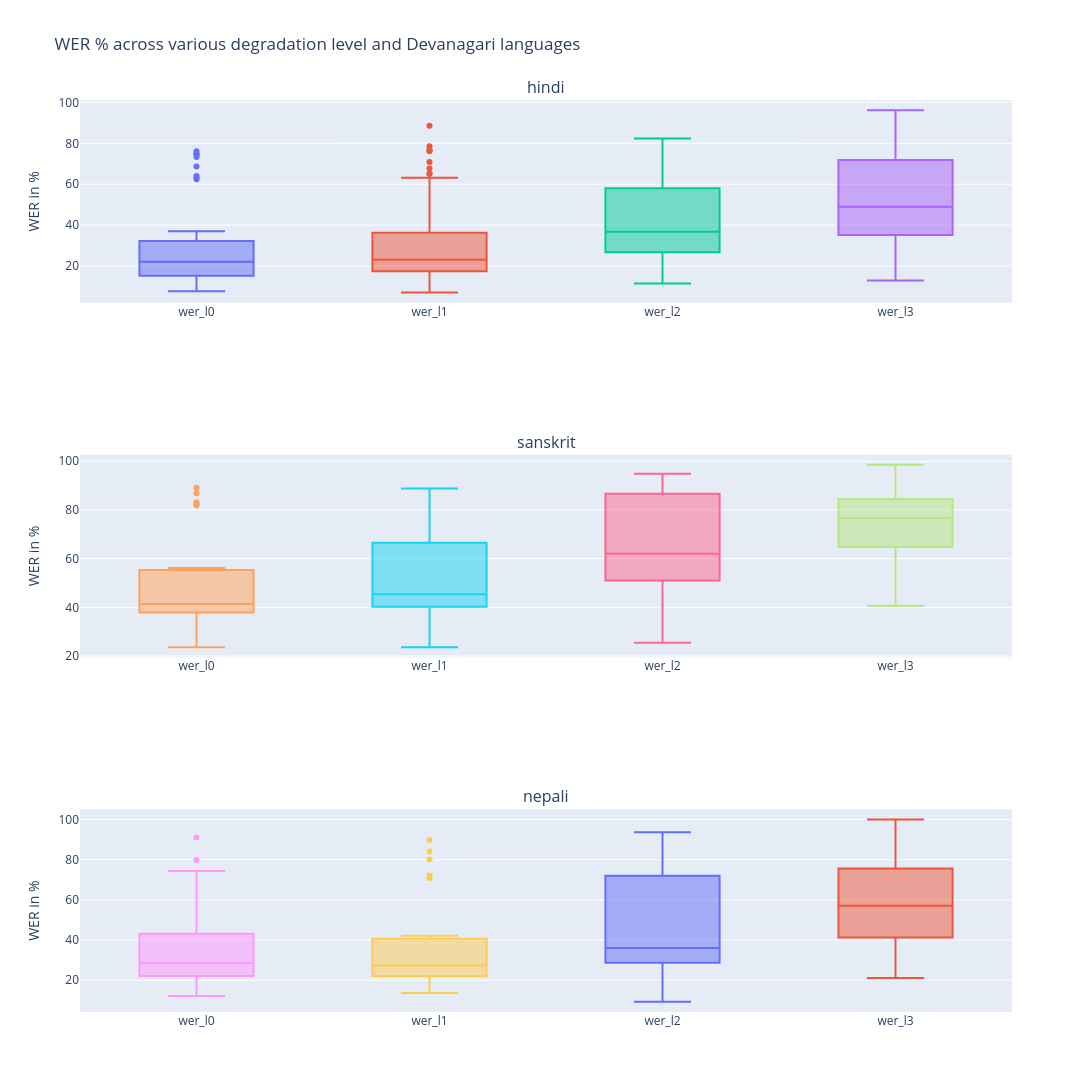

Notebook cell for this chart:
### Code cell
lang_list = list(results_devanagari['language'].unique())

fig = make_subplots(rows=results_devanagari['language'].nunique(), 
                    cols=1, 
                    shared_yaxes=True,
                    subplot_titles=lang_list)

degrad_level_wer = ['wer_l0', 'wer_l1', 'wer_l2','wer_l3']

for idx, language in enumerate(lang_list):
    results_lang = results_devanagari.loc[results_devanagari['language'] == language]
    for wer_level in degrad_level_wer:
        fig.add_trace(go.Box(y=results_lang[wer_level] * 100,
                                name=wer_level,
                                text=results_lang['file_id']), 
                                row=idx + 1, col=1)


fig.update_layout(height=1200, width=1400)
fig.update_layout(showlegend=False, title_text=f"WER % across various degradation level and {script} languages")
fig.update_yaxes(title_text="WER in %")
fig.show()

### Figure 1 — Plotly figure (JSON) as saved in the notebook; plotly's stock layout.template omitted (floating-point values rounded to 4 significant figures)
{"data": [{"name": "wer_l0", "text": ["Devanagari_Noto_Serif_Devanagari_22", "Devanagari_Noto_Sans_19", "Devanagari_Noto_Sans_9", "Devanagari_Anek_Devanagari_22", "Devanagari_Noto_Sans_15", "Devanagari_Noto_Serif_Devanagari_14", "Devanagari_Poppins_12", "Devanagari_Noto_Sans_Devanagari_21", "Devanagari_Noto_Sans_4", "Devanagari_Poppins_29", "Devanagari_Noto_Serif_Devanagari_19", "Devanagari_Noto_Sans_8", "Devanagari_Noto_Sans_18", "Devanagari_Noto_Sans_Devanagari_17", "Devanagari_Noto_Serif_Devanagari_28", "Devanagari_Noto_Sans_13", "Devanagari_Noto_Serif_Devanagari_6", "Devanagari_Noto_Serif_Devanagari_12", "Devanagari_Noto_Sans_Devanagari_26", "Devanagari_Noto_Sans_Devanagari_10", "Devanagari_Poppins_18", "Devanagari_Anek_Devanagari_24", "Devanagari_Noto_Sans_25", "Devanagari_Noto_Sans_Devanagari_11", "Devanagari_Poppins_23", "Devanagari_Noto_Sans_Devanagari_1", "Devanagari_Noto_Serif_Devanagari_25", "Devanagari_Noto_Sans_28", "Devanagari_Noto_Sans_2", "Devanagari_Noto_Serif_Devanagari_7", "Devanagari_Noto_Serif_Devanagari_4", "Devanagari_Anek_Devanagari_30", "Devanagari_Noto_Serif_Devanagari_30", "Devanagari_Noto_Serif_Devanagari_8", "Devanagari_Poppins_20", "Devanagari_Noto_Serif_Devanagari_27", "Devanagari_Anek_Devanagari_3", "Devanagari_Anek_Devanagari_27", "Devanagari_Noto_Sans_10", "Devanagari_Poppins_17", "Devanagari_Noto_Sans_21", "Devanagari_Noto_Sans_Devanagari_14", "Devanagari_Noto_Serif_Devanagari_20", "Devanagari_Poppins_26", "Devanagari_Noto_Sans_7", "Devanagari_Anek_Devanagari_16", "Devanagari_Poppins_11", "Devanagari_Noto_Sans_Devanagari_23", "Devanagari_Noto_Sans_Devanagari_5", "Devanagari_Anek_Devanagari_5", "Devanagari_Noto_Sans_Devanagari_15", "Devanagari_Poppins_6"], "type": "box", "xaxis": "x", "y": [18.47, 13.06, 21.43, 19.86, 14.01, 24.84, 73.29, 25.76, 24.84, 76.12, 15.29, 7.767, 37.01, 31.6, 19.01, 30.23, 23.87, 22.8, 35.43, 28.43, 74.68, 10.31, 11.44, 16.35, 62.46, 12.07, 15.25, 28.87, 31.94, 18.06, 21.29, 22.73, 34.85, 11.33, 68.63, 21.15, 11.61, 16.67, 17.25, 74.59, 18.98, 32.68, 23.86, 64.0, 26.77, 7.717, 63.14, 9.474, 15.26, 12.66, 21.5, 74.84], "yaxis": "y"}, {"name": "wer_l1", "text": ["Devanagari_Noto_Serif_Devanagari_22", "Devanagari_Noto_Sans_19", "Devanagari_Noto_Sans_9", "Devanagari_Anek_Devanagari_22", "Devanagari_Noto_Sans_15", "Devanagari_Noto_Serif_Devanagari_14", "Devanagari_Poppins_12", "Devanagari_Noto_Sans_Devanagari_21", "Devanagari_Noto_Sans_4", "Devanagari_Poppins_29", "Devanagari_Noto_Serif_Devanagari_19", "Devanagari_Noto_Sans_8", "Devanagari_Noto_Sans_18", "Devanagari_Noto_Sans_Devanagari_17", "Devanagari_Noto_Serif_Devanagari_28", "Devanagari_Noto_Sans_13", "Devanagari_Noto_Serif_Devanagari_6", "Devanagari_Noto_Serif_Devanagari_12", "Devanagari_Noto_Sans_Devanagari_26", "Devanagari_Noto_Sans_Devanagari_10", "Devanagari_Poppins_18", "Devanagari_Anek_Devanagari_24", "Devanagari_Noto_Sans_25", "Devanagari_Noto_Sans_Devanagari_11", "Devanagari_Poppins_23", "Devanagari_Noto_Sans_Devanagari_1", "Devanagari_Noto_Serif_Devanagari_25", "Devanagari_Noto_Sans_28", "Devanagari_Noto_Sans_2", "Devanagari_Noto_Serif_Devanagari_7", "Devanagari_Noto_Serif_Devanagari_4", "Devanagari_Anek_Devanagari_30", "Devanagari_Noto_Serif_Devanagari_30", "Devanagari_Noto_Serif_Devanagari_8", "Devanagari_Poppins_20", "Devanagari_Noto_Serif_Devanagari_27", "Devanagari_Anek_Devanagari_3", "Devanagari_Anek_Devanagari_27", "Devanagari_Noto_Sans_10", "Devanagari_Poppins_17", "Devanagari_Noto_Sans_21", "Devanagari_Noto_Sans_Devanagari_14", "Devanagari_Noto_Serif_Devanagari_20", "Devanagari_Poppins_26", "Devanagari_Noto_Sans_7", "Devanagari_Anek_Devanagari_16", "Devanagari_Poppins_11", "Devanagari_Noto_Sans_Devanagari_23", "Devanagari_Noto_Sans_Devanagari_5", "Devanagari_Anek_Devanagari_5", "Devanagari_Noto_Sans_Devanagari_15", "Devanagari_Poppins_6"], "type": "box", "xaxis": "x", "y": [15.68, 13.69, 26.3, 23.0, 10.75, 23.86, 78.5, 27.8, 22.9, 70.9, 18.79, 11.65, 88.64, 30.29, 21.83, 36.66, 21.94, 24.76, 36.0, 32.59, 76.3, 15.27, 11.44, 23.08, 63.16, 14.24, 13.98, 49.3, 28.39, 19.03, 20.0, 29.55, 46.97, 13.59, 67.65, 21.79, 21.94, 17.95, 21.73, 76.22, 18.98, 25.82, 24.51, 65.14, 22.9, 7.074, 65.06, 11.93, 16.88, 16.88, 29.64, 76.77], "yaxis": "y"}, {"name": "wer_l2", "text": ["Devanagari_Noto_Serif_Devanagari_22", "Devanagari_Noto_Sans_19", "Devanagari_Noto_Sans_9", "Devanagari_Anek_Devanagari_22", "Devanagari_Noto_Sans_15", "Devanagari_Noto_Serif_Devanagari_14", "Devanagari_Poppins_12", "Devanagari_Noto_Sans_Devanagari_21", "Devanagari_Noto_Sans_4", "Devanagari_Poppins_29", "Devanagari_Noto_Serif_Devanagari_19", "Devanagari_Noto_Sans_8", "Devanagari_Noto_Sans_18", "Devanagari_Noto_Sans_Devanagari_17", "Devanagari_Noto_Serif_Devanagari_28", "Devanagari_Noto_Sans_13", "Devanagari_Noto_Serif_Devanagari_6", "Devanagari_Noto_Serif_Devanagari_12", "Devanagari_Noto_Sans_Devanagari_26", "Devanagari_Noto_Sans_Devanagari_10", "Devanagari_Poppins_18", "Devanagari_Anek_Devanagari_24", "Devanagari_Noto_Sans_25", "Devanagari_Noto_Sans_Devanagari_11", "Devanagari_Poppins_23", "Devanagari_Noto_Sans_Devanagari_1", "Devanagari_Noto_Serif_Devanagari_25", "Devanagari_Noto_Sans_28", "Devanagari_Noto_Sans_2", "Devanagari_Noto_Serif_Devanagari_7", "Devanagari_Noto_Serif_Devanagari_4", "Devanagari_Anek_Devanagari_30", "Devanagari_Noto_Serif_Devanagari_30", "Devanagari_Noto_Serif_Devanagari_8", "Devanagari_Poppins_20", "Devanagari_Noto_Serif_Devanagari_27", "Devanagari_Anek_Devanagari_3", "Devanagari_Anek_Devanagari_27", "Devanagari_Noto_Sans_10", "Devanagari_Poppins_17", "Devanagari_Noto_Sans_21", "Devanagari_Noto_Sans_Devanagari_14", "Devanagari_Noto_Serif_Devanagari_20", "Devanagari_Poppins_26", "Devanagari_Noto_Sans_7", "Devanagari_Anek_Devanagari_16", "Devanagari_Poppins_11", "Devanagari_Noto_Sans_Devanagari_23", "Devanagari_Noto_Sans_Devanagari_5", "Devanagari_Anek_Devanagari_5", "Devanagari_Noto_Sans_Devanagari_15", "Devanagari_Poppins_6"], "type": "box", "xaxis": "x", "y": [34.15, 26.43, 26.3, 45.3, 13.68, 37.25, 82.41, 39.66, 30.0, 78.36, 16.88, 12.62, 55.52, 30.94, 32.39, 59.16, 40.32, 76.87, 78.86, 24.6, 81.17, 13.36, 11.44, 47.76, 64.56, 35.91, 23.31, 36.62, 35.16, 28.71, 37.74, 25.76, 36.36, 36.89, 76.47, 46.15, 16.13, 31.41, 60.06, 79.8, 40.34, 56.86, 23.2, 73.14, 56.45, 48.87, 66.99, 27.02, 27.92, 14.29, 30.94, 78.71], "yaxis": "y"}, {"name": "wer_l3", "text": ["Devanagari_Noto_Serif_Devanagari_22", "Devanagari_Noto_Sans_19", "Devanagari_Noto_Sans_9", "Devanagari_Anek_Devanagari_22", "Devanagari_Noto_Sans_15", "Devanagari_Noto_Serif_Devanagari_14", "Devanagari_Poppins_12", "Devanagari_Noto_Sans_Devanagari_21", "Devanagari_Noto_Sans_4", "Devanagari_Poppins_29", "Devanagari_Noto_Serif_Devanagari_19", "Devanagari_Noto_Sans_8", "Devanagari_Noto_Sans_18", "Devanagari_Noto_Sans_Devanagari_17", "Devanagari_Noto_Serif_Devanagari_28", "Devanagari_Noto_Sans_13", "Devanagari_Noto_Serif_Devanagari_6", "Devanagari_Noto_Serif_Devanagari_12", "Devanagari_Noto_Sans_Devanagari_26", "Devanagari_Noto_Sans_Devanagari_10", "Devanagari_Poppins_18", "Devanagari_Anek_Devanagari_24", "Devanagari_Noto_Sans_25", "Devanagari_Noto_Sans_Devanagari_11", "Devanagari_Poppins_23", "Devanagari_Noto_Sans_Devanagari_1", "Devanagari_Noto_Serif_Devanagari_25", "Devanagari_Noto_Sans_28", "Devanagari_Noto_Sans_2", "Devanagari_Noto_Serif_Devanagari_7", "Devanagari_Noto_Serif_Devanagari_4", "Devanagari_Anek_Devanagari_30", "Devanagari_Noto_Serif_Devanagari_30", "Devanagari_Noto_Serif_Devanagari_8", "Devanagari_Poppins_20", "Devanagari_Noto_Serif_Devanagari_27", "Devanagari_Anek_Devanagari_3", "Devanagari_Anek_Devanagari_27", "Devanagari_Noto_Sans_10", "Devanagari_Poppins_17", "Devanagari_Noto_Sans_21", "Devanagari_Noto_Sans_Devanagari_14", "Devanagari_Noto_Serif_Devanagari_20", "Devanagari_Poppins_26", "Devanagari_Noto_Sans_7", "Devanagari_Anek_Devanagari_16", "Devanagari_Poppins_11", "Devanagari_Noto_Sans_Devanagari_23", "Devanagari_Noto_Sans_Devanagari_5", "Devanagari_Anek_Devanagari_5", "Devanagari_Noto_Sans_Devanagari_15", "Devanagari_Poppins_6"], "type": "box", "xaxis": "x", "y": [71.43, 48.41, 68.51, 58.54, 29.97, 49.67, 85.67, 33.9, 50.97, 76.12, 71.34, 16.83, 60.39, 53.09, 23.24, 72.35, 41.61, 38.76, 57.14, 54.95, 80.84, 20.99, 39.83, 36.54, 88.77, 13.0, 28.39, 33.8, 30.0, 50.97, 22.58, 56.82, 96.21, 22.01, 76.8, 37.82, 36.77, 45.51, 65.81, 87.95, 33.22, 36.93, 42.48, 73.71, 36.45, 76.53, 93.59, 88.07, 13.96, 41.23, 41.37, 88.39], "yaxis": "y"}, {"name": "wer_l0", "text": ["Devanagari_Poppins_24", "Devanagari_Anek_Devanagari_6", "Devanagari_Noto_Sans_Devanagari_16", "Devanagari_Noto_Serif_Devanagari_18", "Devanagari_Anek_Devanagari_22", "Devanagari_Poppins_12", "Devanagari_Poppins_8", "Devanagari_Anek_Devanagari_15", "Devanagari_Anek_Devanagari_19", "Devanagari_Noto_Serif_Devanagari_28", "Devanagari_Noto_Sans_Devanagari_30", "Devanagari_Noto_Serif_Devanagari_10", "Devanagari_Anek_Devanagari_2", "Devanagari_Noto_Sans_Devanagari_13", "Devanagari_Noto_Serif_Devanagari_9", "Devanagari_Noto_Sans_Devanagari_29", "Devanagari_Poppins_17", "Devanagari_Noto_Serif_Devanagari_11", "Devanagari_Noto_Sans_Devanagari_25", "Devanagari_Noto_Sans_21", "Devanagari_Noto_Sans_Devanagari_14", "Devanagari_Poppins_27", "Devanagari_Anek_Devanagari_5"], "type": "box", "xaxis": "x2", "y": [83.12, 35.46, 44.19, 36.94, 40.38, 82.2, 81.88, 49.52, 46.3, 53.12, 23.64, 38.19, 40.63, 37.34, 35.37, 38.81, 86.82, 41.42, 56.13, 42.04, 37.74, 89.13, 40.71], "yaxis": "y2"}, {"name": "wer_l1", "text": ["Devanagari_Poppins_24", "Devanagari_Anek_Devanagari_6", "Devanagari_Noto_Sans_Devanagari_16", "Devanagari_Noto_Serif_Devanagari_18", "Devanagari_Anek_Devanagari_22", "Devanagari_Poppins_12", "Devanagari_Poppins_8", "Devanagari_Anek_Devanagari_15", "Devanagari_Anek_Devanagari_19", "Devanagari_Noto_Serif_Devanagari_28", "Devanagari_Noto_Sans_Devanagari_30", "Devanagari_Noto_Serif_Devanagari_10", "Devanagari_Anek_Devanagari_2", "Devanagari_Noto_Sans_Devanagari_13", "Devanagari_Noto_Serif_Devanagari_9", "Devanagari_Noto_Sans_Devanagari_29", "Devanagari_Poppins_17", "Devanagari_Noto_Serif_Devanagari_11", "Devanagari_Noto_Sans_Devanagari_25", "Devanagari_Noto_Sans_21", "Devanagari_Noto_Sans_Devanagari_14", "Devanagari_Poppins_27", "Devanagari_Anek_Devanagari_5"], "type": "box", "xaxis": "x2", "y": [88.85, 35.14, 41.61, 39.81, 37.5, 82.85, 82.52, 47.28, 56.59, 69.79, 23.64, 45.63, 45.4, 36.36, 42.12, 32.84, 86.5, 41.75, 49.68, 47.45, 44.19, 87.68, 42.95], "yaxis": "y2"}, {"name": "wer_l2", "text": ["Devanagari_Poppins_24", "Devanagari_Anek_Devanagari_6", "Devanagari_Noto_Sans_Devanagari_16", "Devanagari_Noto_Serif_Devanagari_18", "Devanagari_Anek_Devanagari_22", "Devanagari_Poppins_12", "Devanagari_Poppins_8", "Devanagari_Anek_Devanagari_15", "Devanagari_Anek_Devanagari_19", "Devanagari_Noto_Serif_Devanagari_28", "Devanagari_Noto_Sans_Devanagari_30", "Devanagari_Noto_Serif_Devanagari_10", "Devanagari_Anek_Devanagari_2", "Devanagari_Noto_Sans_Devanagari_13", "Devanagari_Noto_Serif_Devanagari_9", "Devanagari_Noto_Sans_Devanagari_29", "Devanagari_Poppins_17", "Devanagari_Noto_Serif_Devanagari_11", "Devanagari_Noto_Sans_Devanagari_25", "Devanagari_Noto_Sans_21", "Devanagari_Noto_Sans_Devanagari_14", "Devanagari_Poppins_27", "Devanagari_Anek_Devanagari_5"], "type": "box", "xaxis": "x2", "y": [90.76, 54.31, 57.1, 40.76, 90.06, 90.29, 87.7, 83.71, 68.17, 66.67, 25.45, 55.02, 65.71, 62.01, 40.84, 55.22, 89.71, 53.07, 73.23, 50.32, 45.16, 94.93, 42.95], "yaxis": "y2"}, {"name": "wer_l3", "text": ["Devanagari_Poppins_24", "Devanagari_Anek_Devanagari_6", "Devanagari_Noto_Sans_Devanagari_16", "Devanagari_Noto_Serif_Devanagari_18", "Devanagari_Anek_Devanagari_22", "Devanagari_Poppins_12", "Devanagari_Poppins_8", "Devanagari_Anek_Devanagari_15", "Devanagari_Anek_Devanagari_19", "Devanagari_Noto_Serif_Devanagari_28", "Devanagari_Noto_Sans_Devanagari_30", "Devanagari_Noto_Serif_Devanagari_10", "Devanagari_Anek_Devanagari_2", "Devanagari_Noto_Sans_Devanagari_13", "Devanagari_Noto_Serif_Devanagari_9", "Devanagari_Noto_Sans_Devanagari_29", "Devanagari_Poppins_17", "Devanagari_Noto_Serif_Devanagari_11", "Devanagari_Noto_Sans_Devanagari_25", "Devanagari_Noto_Sans_21", "Devanagari_Noto_Sans_Devanagari_14", "Devanagari_Poppins_27", "Devanagari_Anek_Devanagari_5"], "type": "box", "xaxis": "x2", "y": [93.63, 76.68, 85.81, 65.92, 80.77, 94.5, 91.91, 74.44, 57.88, 73.96, 54.55, 41.75, 79.05, 78.25, 64.63, 62.69, 94.53, 79.61, 78.39, 65.29, 40.65, 98.55, 67.31], "yaxis": "y2"}, {"name": "wer_l0", "text": ["Devanagari_Poppins_24", "Devanagari_Noto_Sans_5", "Devanagari_Noto_Sans_Devanagari_21", "Devanagari_Noto_Sans_14", "Devanagari_Noto_Serif_Devanagari_1", "Devanagari_Poppins_29", "Devanagari_Noto_Sans_18", "Devanagari_Poppins_25", "Devanagari_Noto_Serif_Devanagari_23", "Devanagari_Poppins_22", "Devanagari_Noto_Sans_12", "Devanagari_Noto_Serif_Devanagari_7", "Devanagari_Anek_Devanagari_10", "Devanagari_Noto_Sans_Devanagari_28", "Devanagari_Anek_Devanagari_26", "Devanagari_Anek_Devanagari_30", "Devanagari_Noto_Serif_Devanagari_27", "Devanagari_Anek_Devanagari_3", "Devanagari_Noto_Sans_Devanagari_13", "Devanagari_Anek_Devanagari_4", "Devanagari_Noto_Serif_Devanagari_2", "Devanagari_Anek_Devanagari_8", "Devanagari_Noto_Sans_Devanagari_9", "Devanagari_Noto_Sans_16", "Devanagari_Anek_Devanagari_17", "Devanagari_Noto_Sans_6", "Devanagari_Poppins_11", "Devanagari_Noto_Sans_20"], "type": "box", "xaxis": "x3", "y": [79.84, 44.52, 21.97, 32.26, 33.66, 71.88, 26.69, 68.7, 29.73, 74.33, 21.04, 22.26, 17.36, 25.0, 28.95, 23.08, 38.39, 13.78, 41.69, 33.99, 22.48, 21.75, 28.34, 21.1, 52.06, 22.98, 91.05, 12.22], "yaxis": "y3"}, {"name": "wer_l1", "text": ["Devanagari_Poppins_24", "Devanagari_Noto_Sans_5", "Devanagari_Noto_Sans_Devanagari_21", "Devanagari_Noto_Sans_14", "Devanagari_Noto_Serif_Devanagari_1", "Devanagari_Poppins_29", "Devanagari_Noto_Sans_18", "Devanagari_Poppins_25", "Devanagari_Noto_Serif_Devanagari_23", "Devanagari_Poppins_22", "Devanagari_Noto_Sans_12", "Devanagari_Noto_Serif_Devanagari_7", "Devanagari_Anek_Devanagari_10", "Devanagari_Noto_Sans_Devanagari_28", "Devanagari_Anek_Devanagari_26", "Devanagari_Anek_Devanagari_30", "Devanagari_Noto_Serif_Devanagari_27", "Devanagari_Anek_Devanagari_3", "Devanagari_Noto_Sans_Devanagari_13", "Devanagari_Anek_Devanagari_4", "Devanagari_Noto_Serif_Devanagari_2", "Devanagari_Anek_Devanagari_8", "Devanagari_Noto_Sans_Devanagari_9", "Devanagari_Noto_Sans_16", "Devanagari_Anek_Devanagari_17", "Devanagari_Noto_Sans_6", "Devanagari_Poppins_11", "Devanagari_Noto_Sans_20"], "type": "box", "xaxis": "x3", "y": [84.11, 32.58, 20.08, 31.29, 34.31, 70.83, 39.23, 72.17, 23.55, 80.08, 21.36, 22.58, 16.4, 22.5, 29.39, 20.88, 42.18, 17.63, 41.37, 34.64, 21.82, 24.68, 25.41, 23.38, 40.0, 22.98, 89.78, 13.7], "yaxis": "y3"}, {"name": "wer_l2", "text": ["Devanagari_Poppins_24", "Devanagari_Noto_Sans_5", "Devanagari_Noto_Sans_Devanagari_21", "Devanagari_Noto_Sans_14", "Devanagari_Noto_Serif_Devanagari_1", "Devanagari_Poppins_29", "Devanagari_Noto_Sans_18", "Devanagari_Poppins_25", "Devanagari_Noto_Serif_Devanagari_23", "Devanagari_Poppins_22", "Devanagari_Noto_Sans_12", "Devanagari_Noto_Serif_Devanagari_7", "Devanagari_Anek_Devanagari_10", "Devanagari_Noto_Sans_Devanagari_28", "Devanagari_Anek_Devanagari_26", "Devanagari_Anek_Devanagari_30", "Devanagari_Noto_Serif_Devanagari_27", "Devanagari_Anek_Devanagari_3", "Devanagari_Noto_Sans_Devanagari_13", "Devanagari_Anek_Devanagari_4", "Devanagari_Noto_Serif_Devanagari_2", "Devanagari_Anek_Devanagari_8", "Devanagari_Noto_Sans_Devanagari_9", "Devanagari_Noto_Sans_16", "Devanagari_Anek_Devanagari_17", "Devanagari_Noto_Sans_6", "Devanagari_Poppins_11", "Devanagari_Noto_Sans_20"], "type": "box", "xaxis": "x3", "y": [89.53, 37.74, 33.71, 26.77, 68.95, 75.52, 36.98, 76.52, 35.14, 81.23, 27.51, 34.19, 27.97, 18.0, 79.39, 29.67, 49.76, 33.97, 47.88, 43.79, 18.57, 27.27, 38.11, 29.55, 74.92, 33.01, 93.61, 9.259], "yaxis": "y3"}, {"name": "wer_l3", "text": ["Devanagari_Poppins_24", "Devanagari_Noto_Sans_5", "Devanagari_Noto_Sans_Devanagari_21", "Devanagari_Noto_Sans_14", "Devanagari_Noto_Serif_Devanagari_1", "Devanagari_Poppins_29", "Devanagari_Noto_Sans_18", "Devanagari_Poppins_25", "Devanagari_Noto_Serif_Devanagari_23", "Devanagari_Poppins_22", "Devanagari_Noto_Sans_12", "Devanagari_Noto_Serif_Devanagari_7", "Devanagari_Anek_Devanagari_10", "Devanagari_Noto_Sans_Devanagari_28", "Devanagari_Anek_Devanagari_26", "Devanagari_Anek_Devanagari_30", "Devanagari_Noto_Serif_Devanagari_27", "Devanagari_Anek_Devanagari_3", "Devanagari_Noto_Sans_Devanagari_13", "Devanagari_Anek_Devanagari_4", "Devanagari_Noto_Serif_Devanagari_2", "Devanagari_Anek_Devanagari_8", "Devanagari_Noto_Sans_Devanagari_9", "Devanagari_Noto_Sans_16", "Devanagari_Anek_Devanagari_17", "Devanagari_Noto_Sans_6", "Devanagari_Poppins_11", "Devanagari_Noto_Sans_20"], "type": "box", "xaxis": "x3", "y": [84.11, 63.23, 64.77, 45.48, 36.27, 88.54, 44.05, 81.74, 44.02, 86.97, 39.81, 63.87, 40.19, 100.0, 59.21, 41.76, 100.0, 36.22, 61.89, 65.69, 69.38, 38.31, 52.44, 21.1, 54.92, 40.78, 99.04, 42.96], "yaxis": "y3"}], "layout": {"annotations": [{"font": {"size": 16}, "showarrow": false, "text": "hindi", "x": 0.5, "xanchor": "center", "xref": "paper", "y": 1, "yanchor": "bottom", "yref": "paper"}, {"font": {"size": 16}, "showarrow": false, "text": "sanskrit", "x": 0.5, "xanchor": "center", "xref": "paper", "y": 0.6111, "yanchor": "bottom", "yref": "paper"}, {"font": {"size": 16}, "showarrow": false, "text": "nepali", "x": 0.5, "xanchor": "center", "xref": "paper", "y": 0.2222, "yanchor": "bottom", "yref": "paper"}], "height": 1200, "showlegend": false, "title": {"text": "WER % across various degradation level and Devanagari languages"}, "width": 1400, "xaxis": {"anchor": "y", "domain": [0, 1]}, "xaxis2": {"anchor": "y2", "domain": [0, 1]}, "xaxis3": {"anchor": "y3", "domain": [0, 1]}, "yaxis": {"anchor": "x", "domain": [0.7778, 1], "title": {"text": "WER in %"}}, "yaxis2": {"anchor": "x2", "domain": [0.3889, 0.6111], "title": {"text": "WER in %"}}, "yaxis3": {"anchor": "x3", "domain": [0, 0.2222], "title": {"text": "WER in %"}}}}
